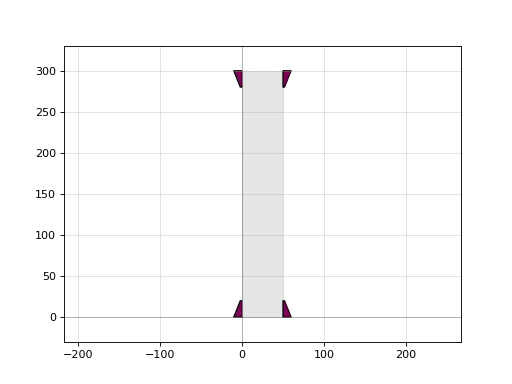

Write Python code to recreate this figure.
import gdsfactory as gf

c = gf.components.dicing_lane(size=[50, 300], layer_dicing='DICING')
c.plot()
